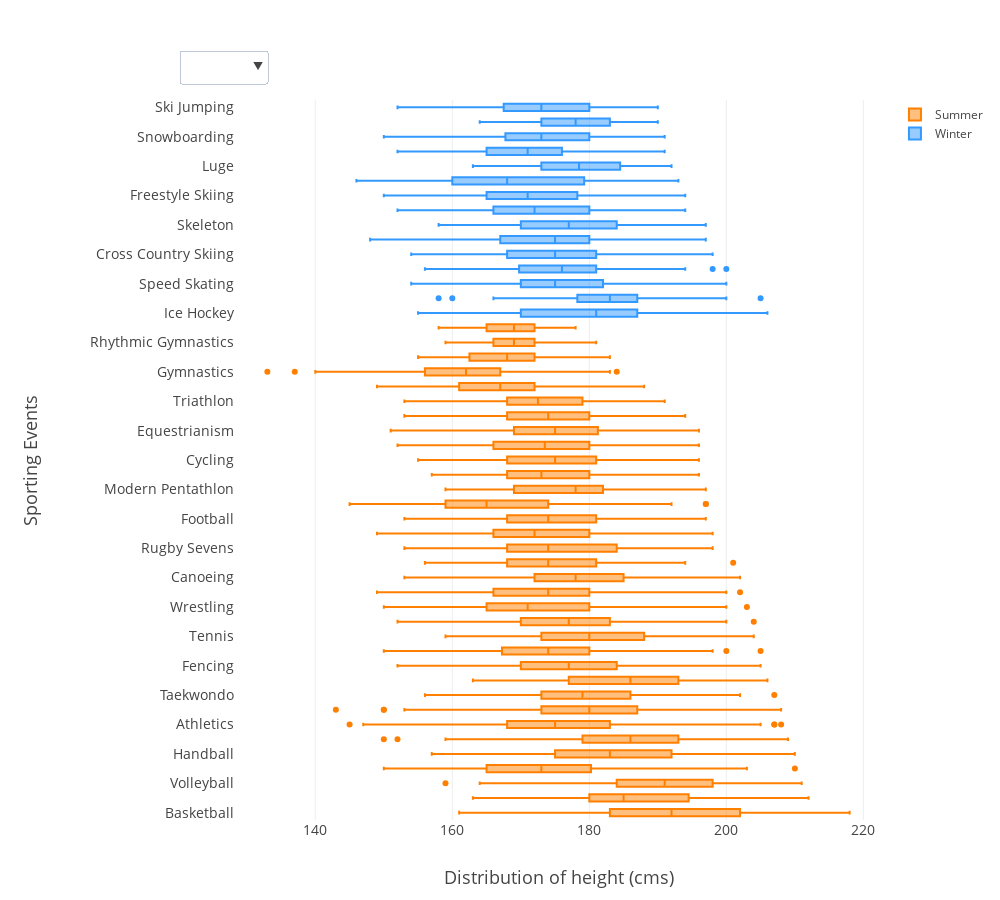

Source (notebook cell):
### Code cell
data7 = go.Box(x=df_height_summer.Height, y=df_height_summer.Sport, marker=dict(color='#ff8000'), name='Summer', 
               orientation='h')
data8 = go.Box(x=df_height_winter.Height, y=df_height_winter.Sport, marker=dict(color='#3399ff'), name='Winter', 
               orientation='h')

updatemenus3 = list([dict(active=-1, buttons=list([   
            dict(label='Summer', method='update', args = [{'visible': [True, False]}, 
                                                              {'title': 'Height distribution in Summer Olympics', 
                                                               'titlefont': dict(size=20)}]),
            dict(label='Winter', method='update', args = [{'visible': [False, True]}, 
                                                              {'title': 'Height distribution in Winter Olympics', 
                                                               'titlefont': dict(size=20)}])]),
                         direction='down', x=0.05, xanchor='right', y=1.07, yanchor='top')])

data = [data7, data8]
layout3 = go.Layout(height=900, width=1000, updatemenus=updatemenus3, 
                   yaxis=dict(title='Sporting Events', titlefont=dict(size=18), zeroline=False, automargin=True, 
                              tickfont=dict(size=14), tickprefix="               "), 
                   xaxis=dict(title='Distribution of height (cms)', titlefont=dict(size=18), tickfont=dict(size=14)))
fig3 = go.Figure(data=data, layout=layout3)
plotly.offline.iplot(fig3)

### Figure 1 — Plotly figure (JSON) as saved in the notebook; plotly's stock layout.template omitted (floating-point values rounded to 4 significant figures; data arrays with more than 128 entries replaced by an {"elided": "..."} marker saying what was removed)
{"data": [{"marker": {"color": "#ff8000"}, "name": "Summer", "orientation": "h", "type": "box", "uid": "7a0e7394-abbc-11e8-b7b5-d0577b2f97ce", "x": {"elided": "10978 int values"}, "y": {"elided": "10978 str values"}}, {"marker": {"color": "#3399ff"}, "name": "Winter", "orientation": "h", "type": "box", "uid": "7a0e7395-abbc-11e8-95b0-d0577b2f97ce", "x": {"elided": "2741 int values"}, "y": {"elided": "2741 str values"}}], "layout": {"height": 900, "updatemenus": [{"active": -1, "buttons": [{"args": [{"visible": [true, false]}, {"title": "Height distribution in Summer Olympics", "titlefont": {"size": 20}}], "label": "Summer", "method": "update"}, {"args": [{"visible": [false, true]}, {"title": "Height distribution in Winter Olympics", "titlefont": {"size": 20}}], "label": "Winter", "method": "update"}], "direction": "down", "x": 0.05, "xanchor": "right", "y": 1.07, "yanchor": "top"}], "width": 1000, "xaxis": {"tickfont": {"size": 14}, "title": "Distribution of height (cms)", "titlefont": {"size": 18}}, "yaxis": {"automargin": true, "tickfont": {"size": 14}, "tickprefix": "               ", "title": "Sporting Events", "titlefont": {"size": 18}, "zeroline": false}}}
